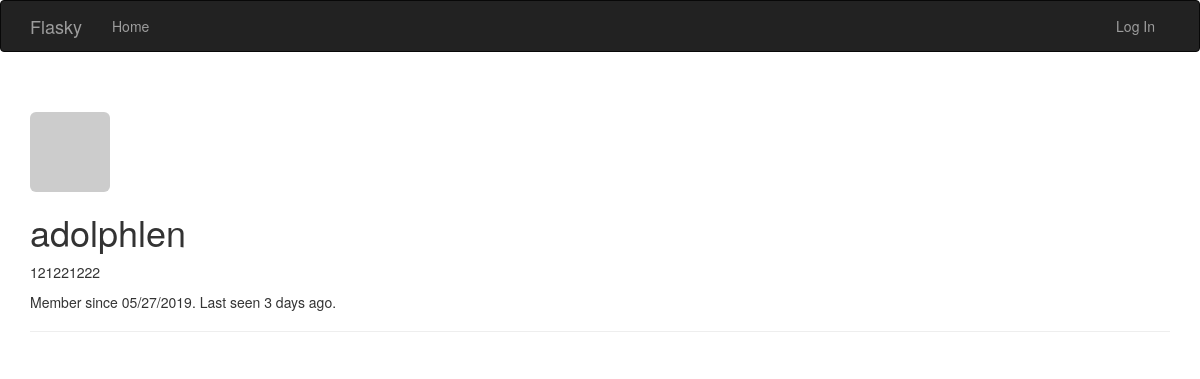
/user/adolphlen, run on the app's committed database.
### app/models.py (models this page shows, shortened)
class User(UserMixin, db.Model):
    __tablename__ = 'users'
    id = db.Column(db.Integer, primary_key=True)
    email = db.Column(db.String(64), unique=True, index=True)
    username = db.Column(db.String(64), unique=True, index=True)
    role_id = db.Column(db.Integer, db.ForeignKey('roles.id'))
    password_hash = db.Column(db.String(128))
    confirmed = db.Column(db.Boolean, default=False)
    name = db.Column(db.String(64))
    location = db.Column(db.String(64))
    about_me = db.Column(db.Text())
    member_since = db.Column(db.DateTime(), default=datetime.utcnow)
    last_seen = db.Column(db.DateTime(), default=datetime.utcnow)
    avatar_hash = db.Column(db.String(32))
    posts = db.relationship('Post', backref='author', lazy='dynamic')
    @property
    def password(self):
        raise AttributeError('password is not a readable attribute')
    def gravatar_hash(self):
            return hashlib.md5(self.email.lower().encode('utf-8')).hexdigest()
    def gravatar(self, size=100, default='identicon', rating='g'):
        if request.is_secure:
            url = 'https://secure.gravatar.com/avatar'
        else:
            url = 'https://www.gravatar.com/avatar'
        hash = self.avatar_hash or self.gravatar_hash()
        return '{url}/{hash}?s={size}&d={default}&r={rating}'.format(
            url=url, hash=hash, size=size, default=default, rating=rating)

### app/main/views.py (the view)
@main.route('/user/<username>')
def user(username):
    user = User.query.filter_by(username=username).first_or_404()
    return render_template('user.html', user=user)

### app/auth/views.py (called while the page is built)
@auth.before_app_request
def before_request():
    if current_user.is_authenticated \
            and not current_user.confirmed \
            and request.blueprint != 'auth'\
            and request.endpoint != 'static':
        return redirect(url_for('auth.unconfirmed'))

### app/main/__init__.py (called while the page is built)
@main.app_context_processor
def inject_permissions():
    return dict(Permission=Permission)

### app/models.py (called while the page is built)
    def is_administrator(self):
        return False

### app/templates/user.html (shortened to what this page needs)
{% extends "base.html" %}
{% block page_content %}
<div class="page-header">
    <img class="img-rounded profile-thumbnail" src="{{ user.gravatar(size=256) }}">
    <div class="profile-header">
        <h1>{{ user.username }}</h1>
        {% if user.about_me %}<p>{{ user.about_me }}</p>{% endif %}
        <p>Member since {{ moment(user.member_since).format('L') }}. Last seen {{ moment(user.last_seen).fromNow() }}.</p>
    </div>
</div>
{% endblock %}

### data on the page
User: username "adolphlen", about_me "121221222", member_since "05/27/2019", last_seen "3 days ago"
